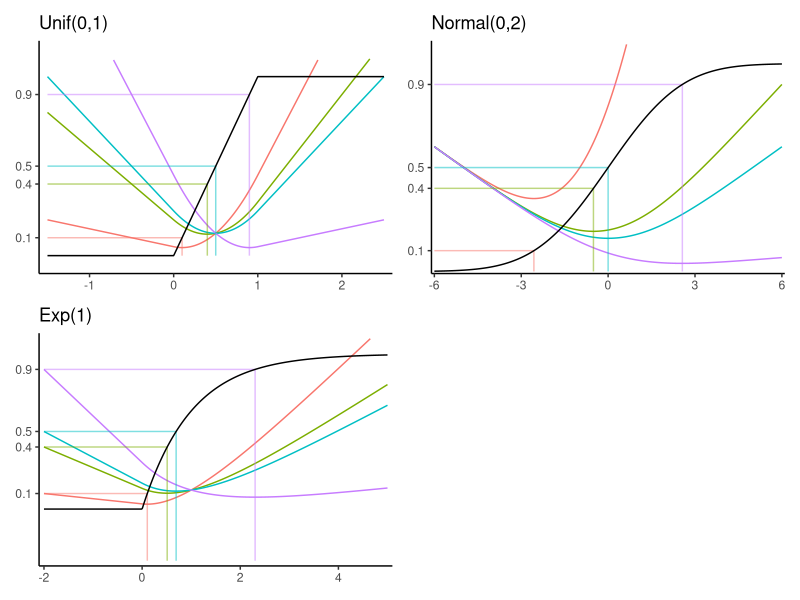

Generate this figure with R:
## ---- chunk 1
knitr::opts_chunk$set(
    echo = FALSE, 
    message = FALSE, 
    warning = FALSE,
    fig.width=10, 
    fig.height=6)
library(tidyverse)
library(patchwork)
## ---- chunk 2
unif_loss <- function(alpha, min, max) {
  f <- function(x){
    (x <= min)*(-alpha)*(x - (max+min)/2) +
    ((min < x) & (x < max))*.5*((1/(max-min))*(x - (min+alpha*(max-min)))^2 + alpha*(1-alpha)*(max-min)) +
    (x >= max)*(1-alpha)*(x - (max+min)/2)
  }
  return(f)
}
plot_loss <- function(
    alphas,
    lossfun, 
    parms, 
    pfun, 
    qfun,
    mag, 
    xl, 
    xr,
    yb,
    yexpand = c(0,.1)) {
  p <- ggplot() + xlim(xl,xr)+ map(
    alphas,
    function(alpha) {
      geom_function(aes(color = as_factor(alpha)), 
                    fun = rlang::exec(lossfun, alpha, !!!parms), n = 500)
    }
  ) + map(
    alphas,
    function(alpha) {   
      geom_segment(aes(color = as_factor(alpha), 
                       x = rlang::exec(qfun, alpha, !!!parms), 
                       y = yb,
                       xend = rlang::exec(qfun, alpha, !!!parms),
                       yend = mag*alpha),
                   alpha = .5)
    }
  ) + map(
    alphas,
    function(alpha) {
      geom_segment(aes(color = as_factor(alpha),
                       x = rlang::exec(qfun, alpha, !!!parms),
                       y = mag*alpha,
                       xend = xl, 
                       yend = mag*alpha),
                   alpha = .5)
    }
  ) + 
    geom_function(fun = function(q) mag*rlang::exec(pfun, q, !!!parms), n=500) +
    scale_y_continuous(expand = yexpand,
                       labels = function(y) y/mag, 
                       breaks = mag*alphas, 
                       limits = c(yb, mag*1.1)) +
    scale_x_continuous(expand = c(0,.1), limits = c(xl,xr)) +
    theme_classic() +
    theme(legend.position = "none",
          axis.title = element_blank())
  return(p)
}

alphas = c(.1,.4,.5,.9)
p_unif <- plot_loss(
  alphas = alphas,
  lossfun = unif_loss, 
  parms = list(min = 0, max = 1), 
  pfun = punif, 
  qfun = qunif,
  mag = 1, 
  xl = -1.5, 
  xr = 2.5,
  yb = 0
  ) + ggtitle("Unif(0,1)")

norm_loss <- function(alpha, mean, sd) {
  f <- function(x){
    alpha^(-1)*((pnorm(x, mean, sd)-alpha)*(x-mean) + sd^2*dnorm(x,mean,sd))
  }
  return(f)
}
parms = list(mean = 0, sd = 2)
p_norm <- plot_loss(
    alphas = alphas,
    lossfun = norm_loss, 
    parms = parms, 
    pfun = pnorm, 
    qfun = qnorm,
    mag = 10, 
    xl = -6, 
    xr = 6,
    yb = 0
) + ggtitle("Normal(0,2)")

exp_loss <- function(alpha, rate) {
  f <- function(x){
    exp(-x*rate)*(rate^(-1))*(x>=0) + ((x>=0) - alpha)*(x - rate^(-1))
  }
  return(f)
}
parms = list(rate = 1)
p_exp <- plot_loss(
    alphas = alphas,
    lossfun = exp_loss, 
    parms = parms, 
    pfun = pexp, 
    qfun = qexp,
    mag = 3, 
    xl = -2, 
    xr = 5,
    yb = -1
) + ggtitle("Exp(1)")
## ---- chunk 3
p_unif + p_norm + p_exp + plot_layout(ncol = 2)
